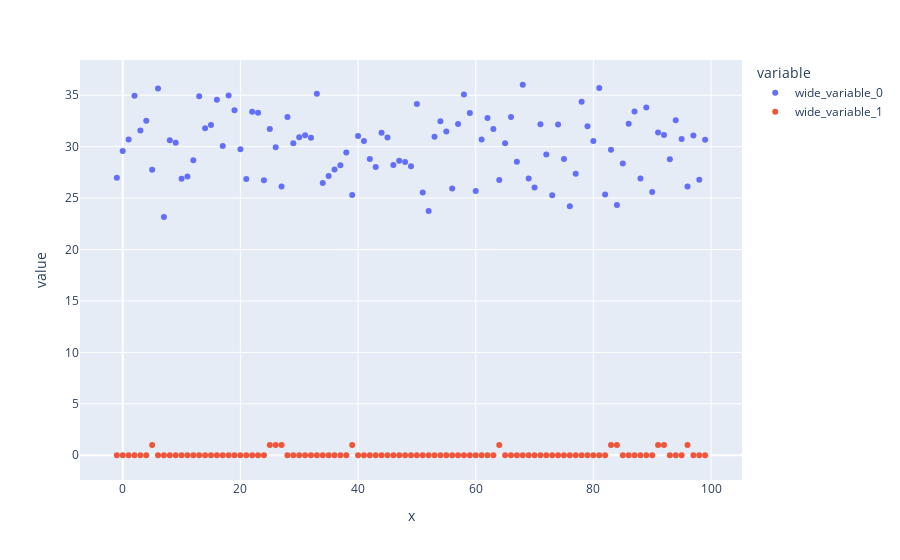

Notebook source saved alongside this figure:
### Code cell
px.scatter(x=df.time, y=[df.bandwidth, df.flagged_malicious])

### Figure 1 — Plotly figure (JSON) as saved in the notebook; plotly's stock layout.template omitted (floating-point values rounded to 4 significant figures)
{"data": [{"hovertemplate": "variable=wide_variable_0<br>x=%{x}<br>value=%{y}<extra></extra>", "legendgroup": "wide_variable_0", "marker": {"color": "#636efa", "symbol": "circle"}, "mode": "markers", "name": "wide_variable_0", "orientation": "v", "showlegend": true, "type": "scatter", "x": [-1, 0, 1, 2, 3, 4, 5, 6, 7, 8, 9, 10, 11, 12, 13, 14, 15, 16, 17, 18, 19, 20, 21, 22, 23, 24, 25, 26, 27, 28, 29, 30, 31, 32, 33, 34, 35, 36, 37, 38, 39, 40, 41, 42, 43, 44, 45, 46, 47, 48, 49, 50, 51, 52, 53, 54, 55, 56, 57, 58, 59, 60, 61, 62, 63, 64, 65, 66, 67, 68, 69, 70, 71, 72, 73, 74, 75, 76, 77, 78, 79, 80, 81, 82, 83, 84, 85, 86, 87, 88, 89, 90, 91, 92, 93, 94, 95, 96, 97, 98, 99], "xaxis": "x", "y": [26.99, 29.59, 30.69, 34.96, 31.57, 32.52, 27.77, 35.65, 23.17, 30.63, 30.39, 26.88, 27.1, 28.68, 34.89, 31.79, 32.09, 34.56, 30.07, 34.96, 33.54, 29.76, 26.86, 33.38, 33.3, 26.73, 31.71, 29.93, 26.14, 32.89, 30.34, 30.91, 31.11, 30.86, 35.13, 26.48, 27.14, 27.78, 28.2, 29.42, 25.31, 31.04, 30.54, 28.79, 28.03, 31.34, 30.88, 28.22, 28.62, 28.5, 28.09, 34.14, 25.54, 23.76, 30.97, 32.46, 31.47, 25.94, 32.21, 35.07, 33.27, 25.69, 30.7, 32.79, 31.72, 26.77, 30.34, 32.87, 28.54, 36.02, 26.91, 26.03, 32.18, 29.23, 25.28, 32.16, 28.81, 24.21, 27.37, 34.36, 32.0, 30.55, 35.7, 25.36, 29.7, 24.32, 28.36, 32.22, 33.43, 26.9, 33.81, 25.59, 31.39, 31.12, 28.77, 32.56, 30.73, 26.12, 31.08, 26.79, 30.67], "yaxis": "y"}, {"hovertemplate": "variable=wide_variable_1<br>x=%{x}<br>value=%{y}<extra></extra>", "legendgroup": "wide_variable_1", "marker": {"color": "#EF553B", "symbol": "circle"}, "mode": "markers", "name": "wide_variable_1", "orientation": "v", "showlegend": true, "type": "scatter", "x": [-1, 0, 1, 2, 3, 4, 5, 6, 7, 8, 9, 10, 11, 12, 13, 14, 15, 16, 17, 18, 19, 20, 21, 22, 23, 24, 25, 26, 27, 28, 29, 30, 31, 32, 33, 34, 35, 36, 37, 38, 39, 40, 41, 42, 43, 44, 45, 46, 47, 48, 49, 50, 51, 52, 53, 54, 55, 56, 57, 58, 59, 60, 61, 62, 63, 64, 65, 66, 67, 68, 69, 70, 71, 72, 73, 74, 75, 76, 77, 78, 79, 80, 81, 82, 83, 84, 85, 86, 87, 88, 89, 90, 91, 92, 93, 94, 95, 96, 97, 98, 99], "xaxis": "x", "y": [0, 0, 0, 0, 0, 0, 1, 0, 0, 0, 0, 0, 0, 0, 0, 0, 0, 0, 0, 0, 0, 0, 0, 0, 0, 0, 1, 1, 1, 0, 0, 0, 0, 0, 0, 0, 0, 0, 0, 0, 1, 0, 0, 0, 0, 0, 0, 0, 0, 0, 0, 0, 0, 0, 0, 0, 0, 0, 0, 0, 0, 0, 0, 0, 0, 1, 0, 0, 0, 0, 0, 0, 0, 0, 0, 0, 0, 0, 0, 0, 0, 0, 0, 0, 1, 1, 0, 0, 0, 0, 0, 0, 1, 1, 0, 0, 0, 1, 0, 0, 0], "yaxis": "y"}], "layout": {"autosize": true, "legend": {"title": {"text": "variable"}, "tracegroupgap": 0}, "margin": {"t": 60}, "xaxis": {"anchor": "y", "autorange": true, "domain": [0, 1], "range": [-6.94, 104.9], "title": {"text": "x"}, "type": "linear"}, "yaxis": {"anchor": "x", "autorange": true, "domain": [0, 1], "range": [-2.789, 38.81], "title": {"text": "value"}, "type": "linear"}}}
